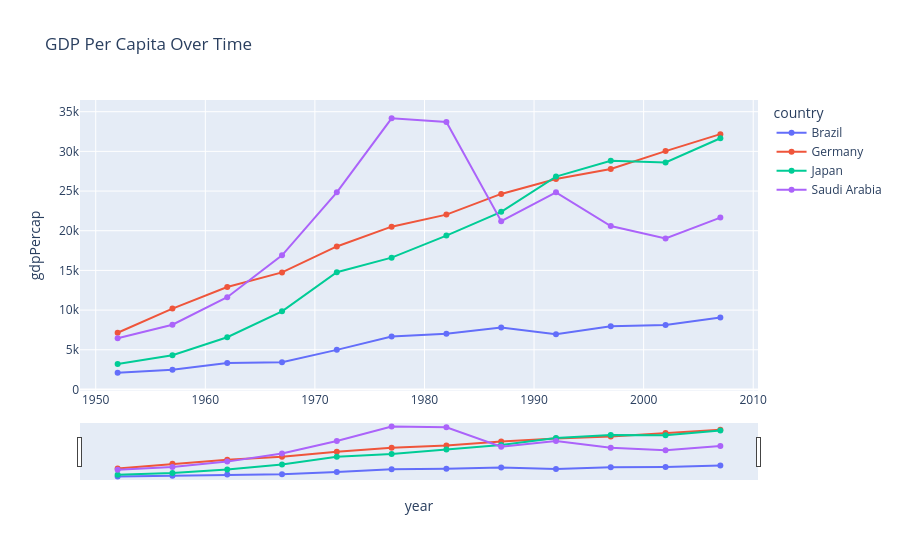
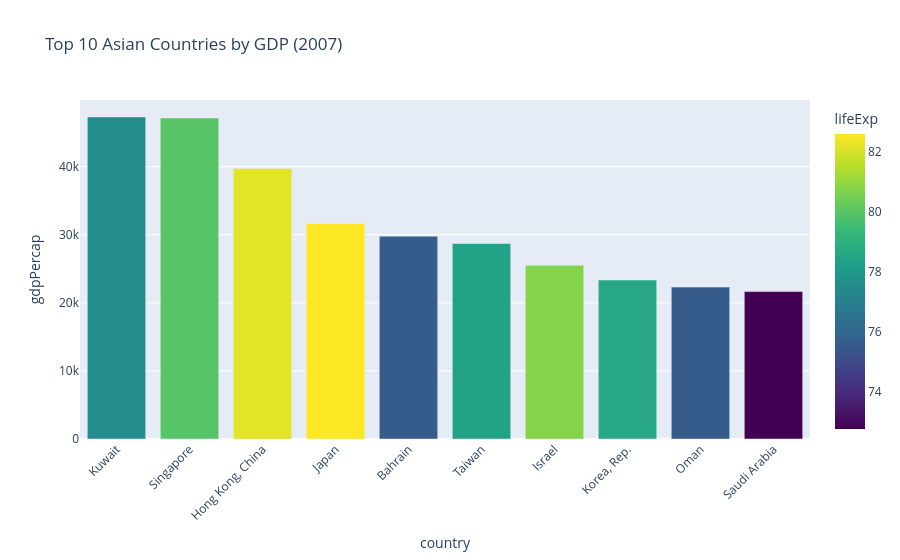

Here is the notebook cell these charts were saved with, in order:
### Markdown cell above
# Task 4.2:  Interactive Line & Bar Charts

### Code cell
# Load dataset
gapminder = px.data.gapminder()
countries = ['Saudi Arabia', 'United Arab Emirates', 'Japan', 'Germany', 'Brazil']
df_filtered = gapminder[gapminder['country'].isin(countries)]

# 1. Interactive line chart with range slider
fig = px.line(df_filtered, x='year', y='gdpPercap', color='country',
              title='GDP Per Capita Over Time', markers=True)

# Add range slider and hover effects
fig.update_layout(
    xaxis=dict(rangeslider=dict(visible=True)),
    hovermode='x unified',
)
fig.show()
fig.write_html('interactive_line.html')
# 2. Interactive bar chart
df_2007 = gapminder.query('year == 2007 and continent == "Asia"')
df_top10 = df_2007.nlargest(10, 'gdpPercap')

fig2 = px.bar(df_top10, x='country', y='gdpPercap', color='lifeExp',
              title='Top 10 Asian Countries by GDP (2007)',
              color_continuous_scale='Viridis')

# Customize axis labels
fig2.update_layout(xaxis_tickangle=-45)
fig2.show()
fig2.write_html('interactive_bar.html')

### Figure 1 — Plotly figure (JSON) as saved in the notebook; plotly's stock layout.template omitted (floating-point values rounded to 4 significant figures)
{"data": [{"hovertemplate": "country=Brazil<br>year=%{x}<br>gdpPercap=%{y}<extra></extra>", "legendgroup": "Brazil", "line": {"color": "#636efa", "dash": "solid"}, "marker": {"symbol": "circle"}, "mode": "lines+markers", "name": "Brazil", "orientation": "v", "showlegend": true, "type": "scatter", "x": [1952, 1957, 1962, 1967, 1972, 1977, 1982, 1987, 1992, 1997, 2002, 2007], "xaxis": "x", "y": [2109.0, 2487.0, 3337.0, 3430.0, 4986.0, 6660.0, 7031.0, 7807.0, 6950.0, 7958.0, 8131.0, 9066.0], "yaxis": "y"}, {"hovertemplate": "country=Germany<br>year=%{x}<br>gdpPercap=%{y}<extra></extra>", "legendgroup": "Germany", "line": {"color": "#EF553B", "dash": "solid"}, "marker": {"symbol": "circle"}, "mode": "lines+markers", "name": "Germany", "orientation": "v", "showlegend": true, "type": "scatter", "x": [1952, 1957, 1962, 1967, 1972, 1977, 1982, 1987, 1992, 1997, 2002, 2007], "xaxis": "x", "y": [7144.0, 10190.0, 12900.0, 14750.0, 18020.0, 20510.0, 22030.0, 24640.0, 26510.0, 27790.0, 30040.0, 32170.0], "yaxis": "y"}, {"hovertemplate": "country=Japan<br>year=%{x}<br>gdpPercap=%{y}<extra></extra>", "legendgroup": "Japan", "line": {"color": "#00cc96", "dash": "solid"}, "marker": {"symbol": "circle"}, "mode": "lines+markers", "name": "Japan", "orientation": "v", "showlegend": true, "type": "scatter", "x": [1952, 1957, 1962, 1967, 1972, 1977, 1982, 1987, 1992, 1997, 2002, 2007], "xaxis": "x", "y": [3217.0, 4318.0, 6577.0, 9848.0, 14780.0, 16610.0, 19380.0, 22380.0, 26820.0, 28820.0, 28600.0, 31660.0], "yaxis": "y"}, {"hovertemplate": "country=Saudi Arabia<br>year=%{x}<br>gdpPercap=%{y}<extra></extra>", "legendgroup": "Saudi Arabia", "line": {"color": "#ab63fa", "dash": "solid"}, "marker": {"symbol": "circle"}, "mode": "lines+markers", "name": "Saudi Arabia", "orientation": "v", "showlegend": true, "type": "scatter", "x": [1952, 1957, 1962, 1967, 1972, 1977, 1982, 1987, 1992, 1997, 2002, 2007], "xaxis": "x", "y": [6460.0, 8158.0, 11630.0, 16900.0, 24840.0, 34170.0, 33690.0, 21200.0, 24840.0, 20590.0, 19010.0, 21650.0], "yaxis": "y"}], "layout": {"hovermode": "x unified", "legend": {"title": {"text": "country"}, "tracegroupgap": 0}, "title": {"text": "GDP Per Capita Over Time"}, "xaxis": {"anchor": "y", "domain": [0, 1], "rangeslider": {"visible": true}, "title": {"text": "year"}}, "yaxis": {"anchor": "x", "domain": [0, 1], "title": {"text": "gdpPercap"}}}}

### Figure 2 — Plotly figure (JSON) as saved in the notebook; plotly's stock layout.template omitted (floating-point values rounded to 4 significant figures)
{"data": [{"hovertemplate": "country=%{x}<br>gdpPercap=%{y}<br>lifeExp=%{marker.color}<extra></extra>", "legendgroup": "", "marker": {"color": [77.59, 79.97, 82.21, 82.6, 75.64, 78.4, 80.75, 78.62, 75.64, 72.78], "coloraxis": "coloraxis", "pattern": {"shape": ""}}, "name": "", "orientation": "v", "showlegend": false, "textposition": "auto", "type": "bar", "x": ["Kuwait", "Singapore", "Hong Kong, China", "Japan", "Bahrain", "Taiwan", "Israel", "Korea, Rep.", "Oman", "Saudi Arabia"], "xaxis": "x", "y": [47310.0, 47140.0, 39720.0, 31660.0, 29800.0, 28720.0, 25520.0, 23350.0, 22320.0, 21650.0], "yaxis": "y"}], "layout": {"barmode": "relative", "coloraxis": {"autocolorscale": false, "colorbar": {"title": {"text": "lifeExp"}}, "colorscale": [[0, "#440154"], [0.1111, "#482878"], [0.2222, "#3e4989"], [0.3333, "#31688e"], [0.4444, "#26828e"], [0.5556, "#1f9e89"], [0.6667, "#35b779"], [0.7778, "#6ece58"], [0.8889, "#b5de2b"], [1, "#fde725"]]}, "legend": {"tracegroupgap": 0}, "title": {"text": "Top 10 Asian Countries by GDP (2007)"}, "xaxis": {"anchor": "y", "domain": [0, 1], "tickangle": -45, "title": {"text": "country"}}, "yaxis": {"anchor": "x", "domain": [0, 1], "title": {"text": "gdpPercap"}}}}
